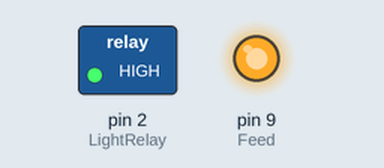
The sketch below on a simulated Arduino Uno, built with avr-gcc and run on an emulated ATmega328P. On the bench: switched loads named in the sketch (green lamp = pin HIGH), output pins drawn as LEDs (lit = HIGH). The local clock reads 2024-03-15 10:24:30 at power-on unless the sketch sets it.

Above: at 0.1 s.
At 3.1 s:
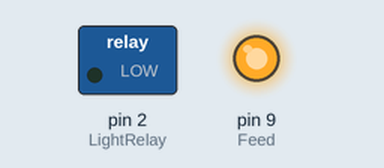
Timing chart, 0 to 4.6 s (numbered marks = the images above):
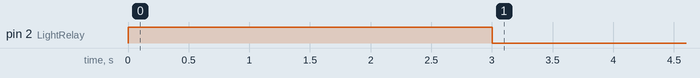

The sketch:

aqua_ligth_lite.ino
```cpp
/*
   Проект: Aqua Light
   Версия: 0.1
   Разработчик: ordchr
*/

// Модуль работы со временем
#include <Wire.h>
#include "RTClib.h"
// Инициализируем объект для работы со временем
RTC_DS1307 rtc;

// О программе
const float AQUALIGHT_VERSION = 0.1;

// Время включения и выключения света
unsigned long LightOnAfter = 32400; // 9 * 60 * 60 + 60 * 0; // 9 часов утра
unsigned long LightOffAfter = 72000; // 20 * 60 * 60 + 60 * 0; // 8 часов вечера

// Время включения и выключения кнопки покормить вручную
/* unsigned long FeedKeyOnAfter = 19 * 60 * 60 + 60 * 50 + 0; // 19-50 0 сек */
/* unsigned long FeedKeyOffAfter = 19 * 60 * 60 + 60 * 50 + 1; // 19-50 1 сек */

// Контакты управления реле
const int LightRelay = 2;
const int Feed = 9;

// Текущее дата и время
char* str_char_now;

unsigned long timer_cycl = 0;

// the setup function runs once when you press reset or power the board
void setup() {

    if (! rtc.begin()) {
        //Serial.println("Couldn't find RTC");
        while (1);
    }

    if (! rtc.isrunning()) {
        Serial.println("RTC is NOT running!");
        // following line sets the RTC to the date & time this sketch was compiled
        rtc.adjust(DateTime(F(__DATE__), F(__TIME__)));
        // This line sets the RTC with an explicit date & time, for example to set
        // January 21, 2014 at 3am you would call:
        // rtc.adjust(DateTime(2014, 1, 21, 3, 0, 0));
    }

    // Инициализация выходов реле
    pinMode(LightRelay, OUTPUT);
    pinMode(Feed, OUTPUT);
    digitalWrite( LightRelay, HIGH );
    digitalWrite( Feed, HIGH );

    Serial.begin(9600);

}

// the loop function runs over and over again forever
void loop() {

    if ( millis() - timer_cycl > 3000 ) {
        // Serial.println("*************");
        timer_cycl = millis();
        DateTime now = rtc.now();

        char current_date_str[10];
        char current_time_str[8];
        sprintf(current_date_str, "%02d.%02d ",  now.day(), now.month());
        sprintf(current_time_str, "%02d:%02d:%02d",  now.hour(), now.minute(), now.second());
        str_char_now = strcat( current_date_str, current_time_str );
        // Serial.println(str_char_now);

        // Serial.println(LightOnAfter);
        // Serial.println(LightOffAfter);
        unsigned long now_seconds;
        unsigned long hour = now.hour();
        unsigned long minute = now.minute();
        unsigned long second = now.second();

        now_seconds =  hour * 60 * 60 + minute * 60 + second;

        // Serial.println( "now_seconds: " );
        // Serial.println( now_seconds );

        if ( (LightOnAfter < now_seconds) && (LightOffAfter > now_seconds) ) {
            // В этом периоде свет должен быть включен
            digitalWrite( LightRelay, LOW );
            // Serial.println("Set LOW");

        } else {
            // А тут свет должен быть выключен
            digitalWrite( LightRelay, HIGH );
            // Serial.println("Set HIGH");

        }

    }

}
```

Measured:
- by itself, pin 2 (LightRelay): HIGH → LOW at 3.0 s
